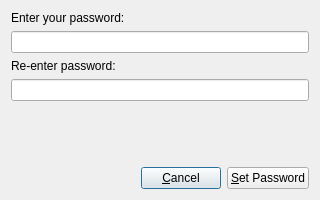
<?xml version="1.0" encoding="UTF-8"?>
<ui version="4.0">
 <class>PasswordSetupDialog</class>
 <widget class="QDialog" name="PasswordSetupDialog">
  <property name="geometry">
   <rect>
    <x>0</x>
    <y>0</y>
    <width>320</width>
    <height>200</height>
   </rect>
  </property>
  <property name="minimumSize">
   <size>
    <width>320</width>
    <height>200</height>
   </size>
  </property>
  <property name="maximumSize">
   <size>
    <width>320</width>
    <height>200</height>
   </size>
  </property>
  <property name="windowTitle">
   <string>Password Setup</string>
  </property>
  <layout class="QGridLayout" name="gridLayout">
   <item row="0" column="0">
    <layout class="QVBoxLayout" name="verticalLayout">
     <item>
      <widget class="QLabel" name="label">
       <property name="text">
        <string>Enter your password:</string>
       </property>
      </widget>
     </item>
     <item>
      <widget class="QLineEdit" name="firstPassLE">
       <property name="autoFillBackground">
        <bool>false</bool>
       </property>
       <property name="echoMode">
        <enum>QLineEdit::Password</enum>
       </property>
       <property name="clearButtonEnabled">
        <bool>false</bool>
       </property>
      </widget>
     </item>
     <item>
      <widget class="QLabel" name="label_2">
       <property name="text">
        <string>Re-enter password:</string>
       </property>
      </widget>
     </item>
     <item>
      <widget class="QLineEdit" name="secondPassLE">
       <property name="autoFillBackground">
        <bool>false</bool>
       </property>
       <property name="echoMode">
        <enum>QLineEdit::Password</enum>
       </property>
       <property name="clearButtonEnabled">
        <bool>false</bool>
       </property>
      </widget>
     </item>
     <item>
      <spacer name="verticalSpacer">
       <property name="orientation">
        <enum>Qt::Vertical</enum>
       </property>
       <property name="sizeHint" stdset="0">
        <size>
         <width>20</width>
         <height>40</height>
        </size>
       </property>
      </spacer>
     </item>
     <item>
      <layout class="QHBoxLayout" name="horizontalLayout">
       <item>
        <spacer name="horizontalSpacer">
         <property name="orientation">
          <enum>Qt::Horizontal</enum>
         </property>
         <property name="sizeHint" stdset="0">
          <size>
           <width>40</width>
           <height>20</height>
          </size>
         </property>
        </spacer>
       </item>
       <item>
        <widget class="QPushButton" name="cancelButton">
         <property name="text">
          <string>&amp;Cancel</string>
         </property>
        </widget>
       </item>
       <item>
        <widget class="QPushButton" name="setPasswordButton">
         <property name="text">
          <string>&amp;Set Password</string>
         </property>
        </widget>
       </item>
      </layout>
     </item>
    </layout>
   </item>
  </layout>
 </widget>
 <resources/>
 <connections/>
</ui>
